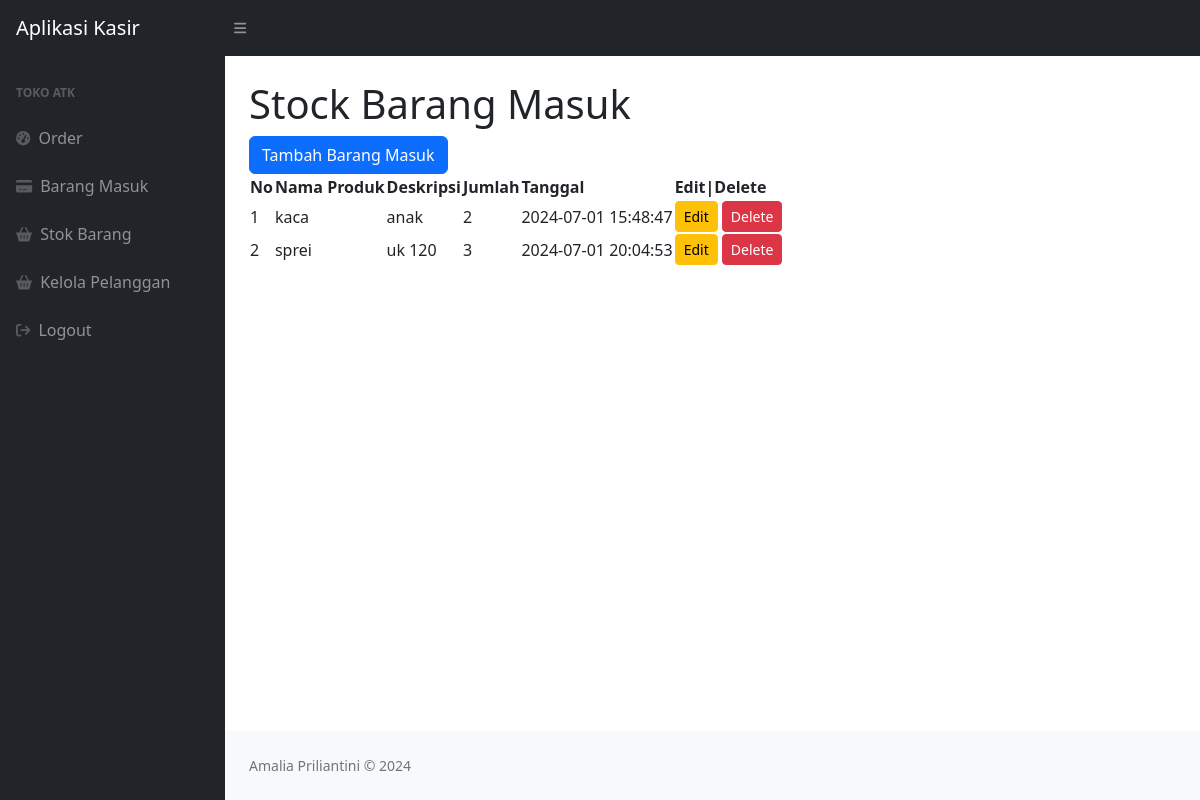
Page /masuk.php (signed in) on the committed database.
### tables this page shows
CREATE TABLE `masuk` (
  `id_masuk` int NOT NULL,
  `id_produk` int NOT NULL,
  `qty` int NOT NULL,
  `tgl_masuk` datetime NOT NULL DEFAULT CURRENT_TIMESTAMP
);

CREATE TABLE `produk` (
  `id_produk` int NOT NULL,
  `nama_produk` varchar(30) NOT NULL,
  `deskripsi` varchar(50) NOT NULL,
  `harga` int NOT NULL,
  `stok` int NOT NULL
);

### masuk.php (the view, shortened to what this page needs)
<?php
require 'ceklogin.php';
$barang = mysqli_query($koneksi, "SELECT * FROM masuk m, produk p WHERE m.id_produk = p.id_produk");
?>
<!DOCTYPE html>
<html lang="en">
<head>
    <link href="https://cdn.jsdelivr.net/npm/simple-datatables@7.1.2/dist/style.min.css" rel="stylesheet" />
    <link href="css/styles.css" rel="stylesheet" />
</head>
<body class="sb-nav-fixed">
    <nav class="sb-topnav navbar navbar-expand navbar-dark bg-dark">
        <a class="navbar-brand ps-3" href="index.html">Aplikasi Kasir</a>
        <button class="btn btn-link btn-sm order-1 order-lg-0 me-4 me-lg-0" id="sidebarToggle" href="#!"><i class="fas fa-bars"></i></button>
    </nav>
    <div id="layoutSidenav">
        <div id="layoutSidenav_nav">
            <nav class="sb-sidenav accordion sb-sidenav-dark" id="sidenavAccordion">
                <div class="sb-sidenav-menu">
                    <div class="nav">
                        <div class="sb-sidenav-menu-heading">Toko ATK</div>
                        <a class="nav-link" href="index.php">
                            <div class="sb-nav-link-icon"><i class="fas fa-tachometer-alt"></i></div>
                            Order
                        </a>
                        <a class="nav-link" href="masuk.php">
                            <div class="sb-nav-link-icon"><i class="fa fa-credit-card" aria-hidden="true"></i></div>
                            Barang Masuk
                        </a>
                        <a class="nav-link" href="stok.php">
                            <div class="sb-nav-link-icon"><i class="fa fa-shopping-basket" aria-hidden="true"></i></div>
                            Stok Barang
                        </a>
                        <a class="nav-link" href="pelanggan.php">
                            <div class="sb-nav-link-icon"><i class="fa fa-shopping-basket" aria-hidden="true"></i></div>
                            Kelola Pelanggan
                        </a>
                        <a class="nav-link" href="logout.php">
                            <div class="sb-nav-link-icon"><i class="fa fa-sign-out" aria-hidden="true"></i></div>
                            Logout
                        </a>
                    </div>
                </div>
            </nav>
        </div>
        <div id="layoutSidenav_content">
            <main>
                <div class="container-fluid px-4">
                    <h1 class="mt-4">Stock Barang Masuk</h1>
                    <div class="row">
                        <div class="col-xl-3 col-md-6">
                            <div>
                                <button type="button" class="btn btn-primary" data-bs-toggle="modal" data-bs-target="#myModal">
                                    Tambah Barang Masuk
                                </button>
                            </div>
                        </div>
                    </div>
                    <div class="card-body">
                        <table id="datatablesSimple">
                            <thead>
                                <tr>
                                    <th>No</th>
                                    <th>Nama Produk</th>
                                    <th>Deskripsi</th>
                                    <th>Jumlah</th>
                                    <th>Tanggal</th>
                                    <th>Edit|Delete</th>
                                </tr>
                            </thead>
                            <tbody>
                                <?php $i = 1; ?>
                                <?php foreach ($barang as $brg) : ?>
                                <tr>
                                    <td><?= $i; ?></td>
                                    <td><?= $brg['nama_produk']; ?></td>
                                    <td><?= $brg['deskripsi']; ?></td>
                                    <td><?= $brg['qty']; ?></td>
                                    <td><?= $brg['tgl_masuk']; ?></td>
                                    <td>
                                        <button type="button" class="btn btn-warning btn-sm" data-bs-toggle="modal" data-bs-target="#editModal<?= $brg['id_masuk']; ?>">Edit</button>
                                        <button type="button" class="btn btn-danger btn-sm" data-bs-toggle="modal" data-bs-target="#deleteModal<?= $brg['id_masuk']; ?>">Delete</button>
                                    </td>
                                </tr>
                                <?php $i++; ?>
                                <?php endforeach; ?>
                            </tbody>
                        </table>
                    </div>
                </div>
            </main>
            <footer class="py-4 bg-light mt-auto">
                <div class="container-fluid px-4">
                    <div class="d-flex align-items-center justify-content-between small">
                        <div class="text-muted">Amalia Priliantini &copy; 2024</div>
                    </div>
                </div>
            </footer>
        </div>
    </div>
</body>
</html>

### rows in the picture
masuk: id_produk.nama_produk "kaca", id_produk.deskripsi "anak", qty "2", tgl_masuk "2024-07-01 15:48:47"
masuk: id_produk.nama_produk "sprei", id_produk.deskripsi "uk 120", qty "3", tgl_masuk "2024-07-01 20:04:53"
